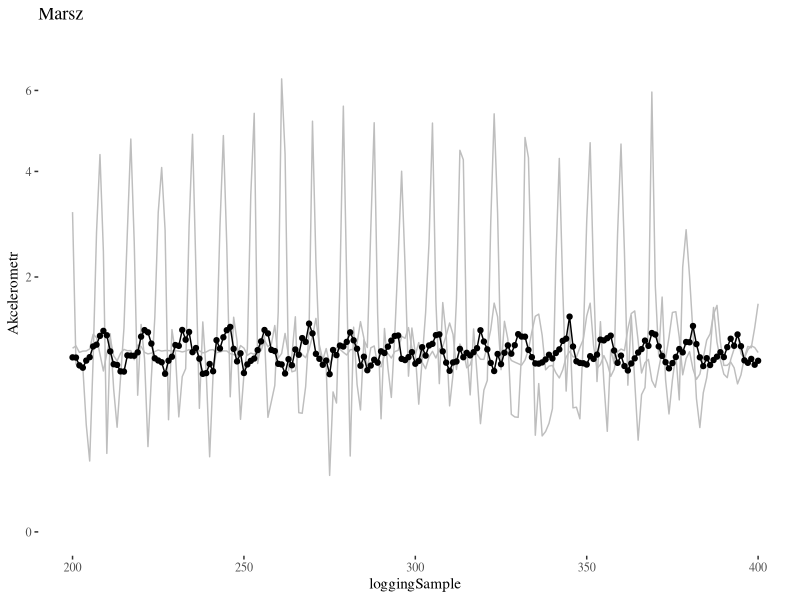
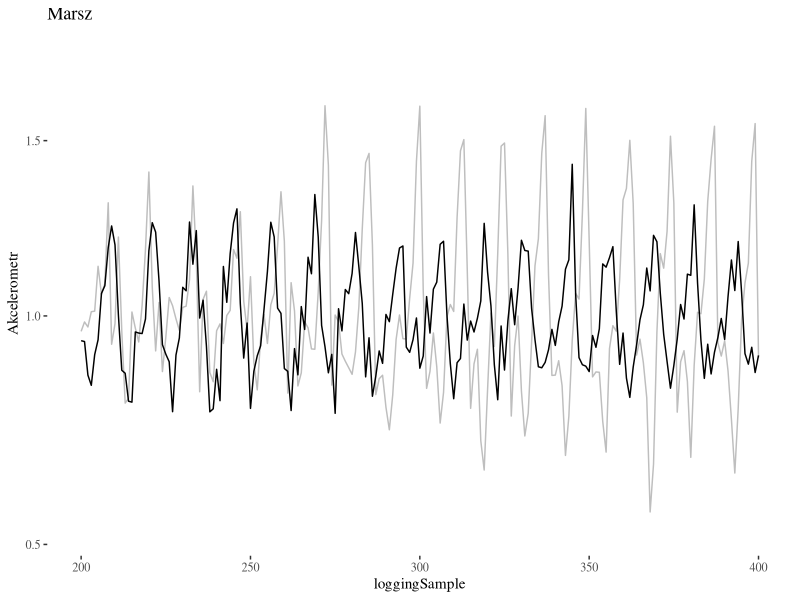
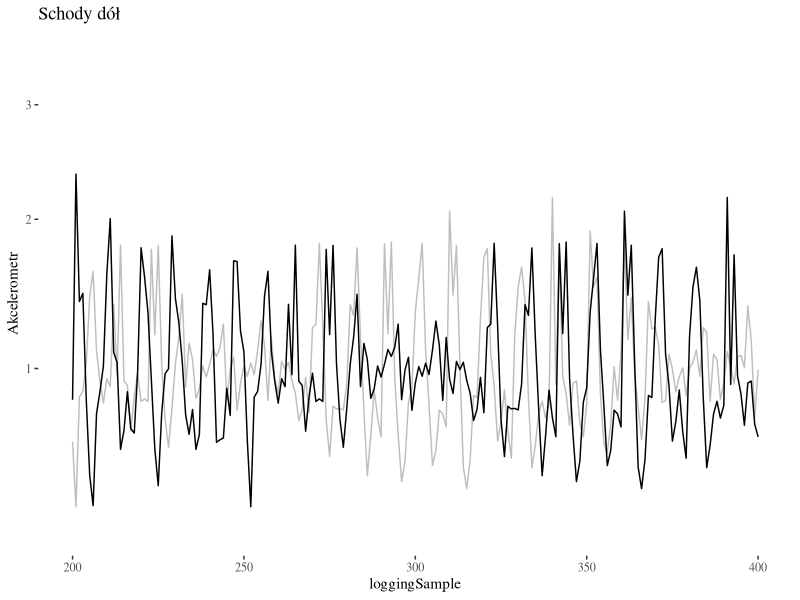
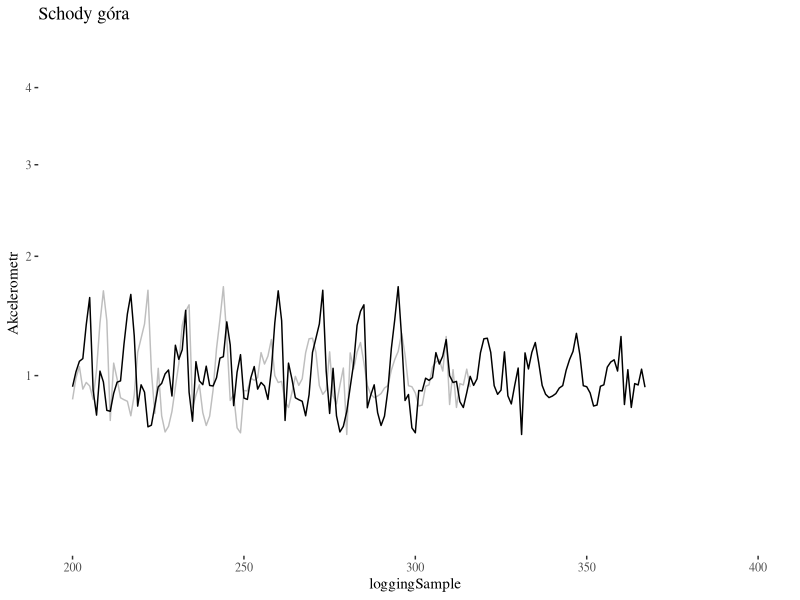
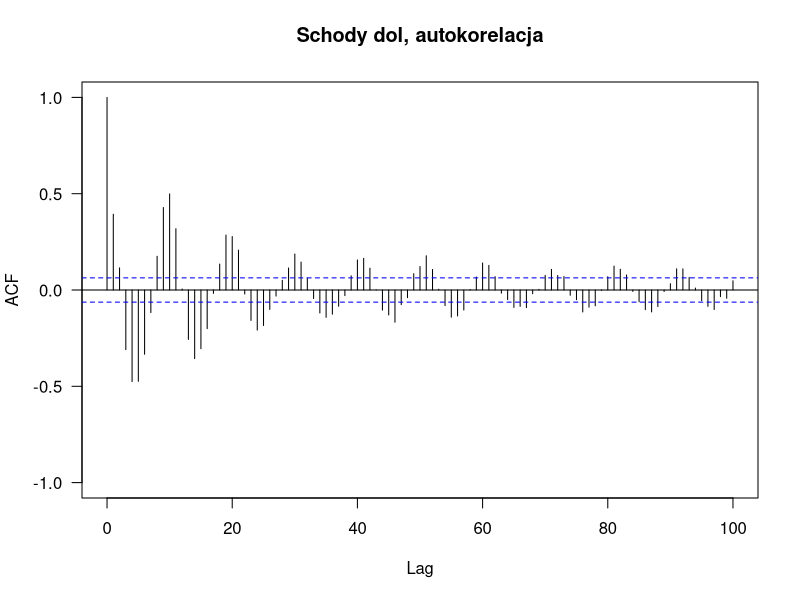
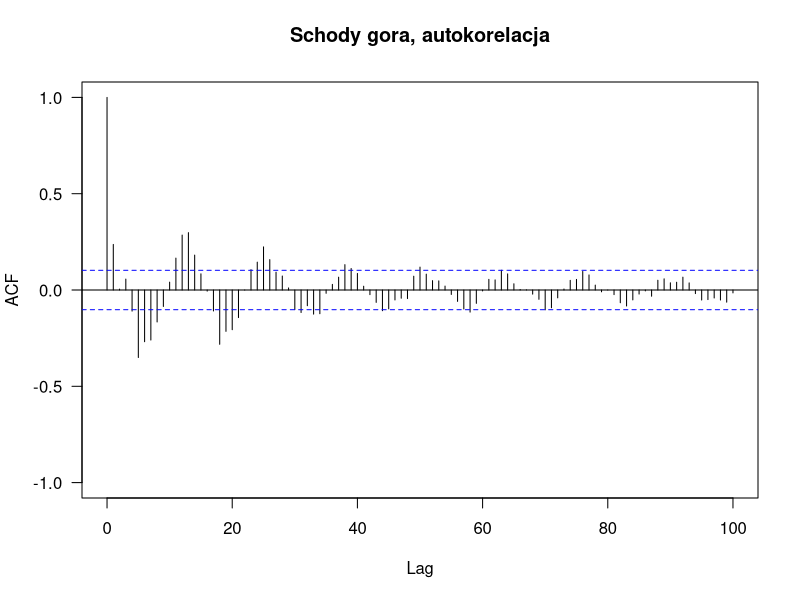
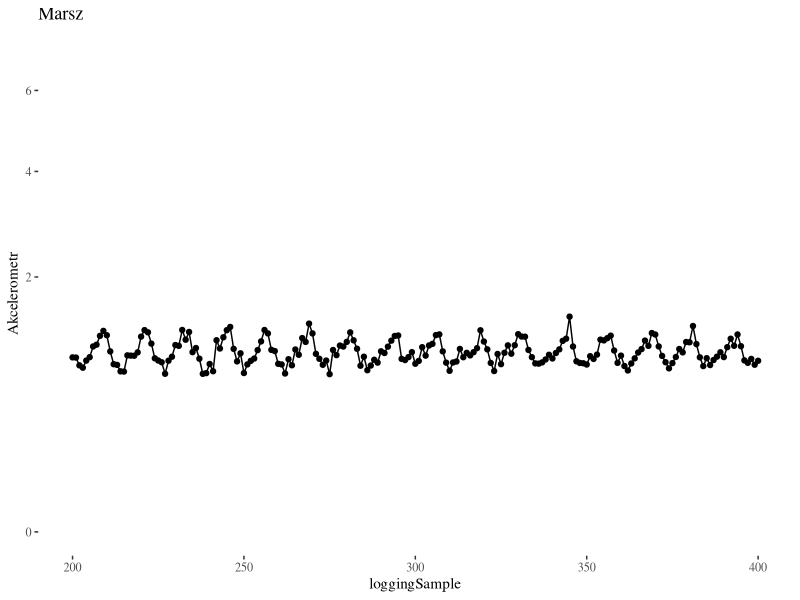
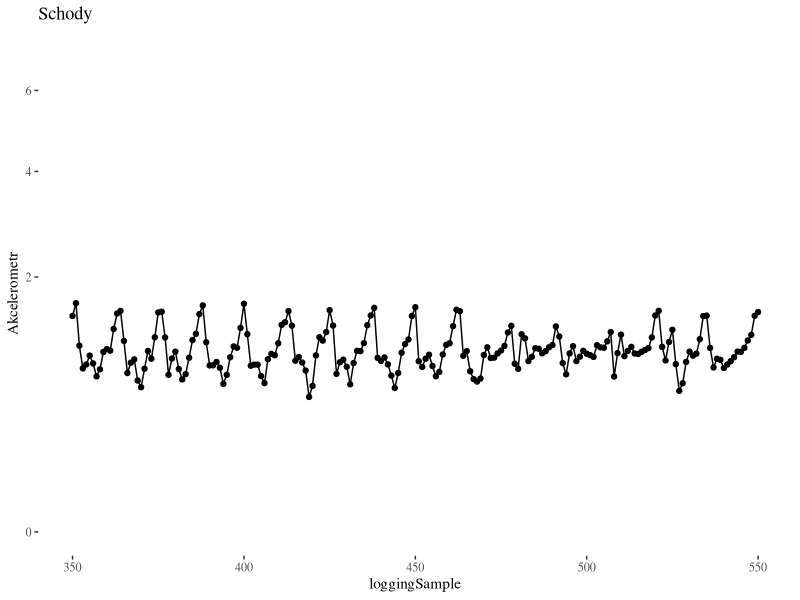

Reproduce these figures in R, in order.
setwd("~/GitHub/SmarterPoland_blog/2015/Akcelerometr/")

library(ggplot2)
library(lubridate)

read.table("2015-01-20_09-50-28.csv", h=T, sep=",") -> marsz
read.table("2015-01-26_12-32-02.csv", h=T, sep=",") -> schody
read.table("2015-01-26_20-43-38.csv", h=T, sep=",") -> skoki

read.table("2015-02-02_11-33-40.csv", h=T, sep=",") -> schody_dol
read.table("2015-02-02_12-04-34.csv", h=T, sep=",") -> schody_gora

marsz$loggingTime <- ymd_hms(marsz$loggingTime)
schody$loggingTime <- ymd_hms(schody$loggingTime)
skoki$loggingTime <- ymd_hms(skoki$loggingTime)
schody_dol$loggingTime <- ymd_hms(schody_dol$loggingTime)
schody_gora$loggingTime <- ymd_hms(schody_gora$loggingTime)


marsz2 <- with(marsz, 
               sqrt(accelerometerAccelerationX^2 + accelerometerAccelerationY^2 +accelerometerAccelerationZ^2))
schody2 <- with(schody, 
               sqrt(accelerometerAccelerationX^2 + accelerometerAccelerationY^2 +accelerometerAccelerationZ^2))
skoki2 <- with(skoki, 
               sqrt(accelerometerAccelerationX^2 + accelerometerAccelerationY^2 +accelerometerAccelerationZ^2))
schody_dol2 <- with(schody_dol, 
                    sqrt(accelerometerAccelerationX^2 + accelerometerAccelerationY^2 +accelerometerAccelerationZ^2))
schody_gora2 <- with(schody_gora, 
                    sqrt(accelerometerAccelerationX^2 + accelerometerAccelerationY^2 +accelerometerAccelerationZ^2))

library(ggthemes)

g1 <- ggplot(marsz, aes(x=loggingSample, y=marsz2)) +
  geom_line() + geom_point() + xlim(200,400) + theme_tufte() + ylab("Akcelerometr") + ggtitle("Marsz")+ scale_y_continuous(trans="sqrt", limits=c(0,7))

ggplot(marsz, aes(x=loggingSample, y=marsz2)) +
  geom_line(data=skoki, aes(y=skoki2), col="grey") + 
  geom_line(data=schody, aes(y=schody2), col="grey")+
  geom_line() + geom_point() + xlim(200,400) + theme_tufte() + ylab("Akcelerometr") + ggtitle("Marsz")+ scale_y_continuous(trans="sqrt", limits=c(0,7)) 

ggplot(marsz, aes(x=loggingSample, y=marsz2)) +
  geom_line(data=schody, aes(x=loggingSample-51, y=schody2), col="grey")+
  geom_line() + xlim(200,400) + theme_tufte() + ylab("Akcelerometr") + ggtitle("Marsz")+ scale_y_continuous(trans="sqrt") 

ggplot(schody_dol, aes(x=loggingSample, y=schody_dol2)) +
  geom_line(data=schody_dol, aes(x=loggingSample-51, y=schody_dol2), col="grey")+
  geom_line() + xlim(200,400) + theme_tufte() + ylab("Akcelerometr") + ggtitle("Schody dół")+ scale_y_continuous(trans="sqrt") 

ggplot(schody_gora, aes(x=loggingSample, y=schody_gora2)) +
  geom_line(data=schody_gora, aes(x=loggingSample-51, y=schody_gora2), col="grey")+
  geom_line() + xlim(200,400) + theme_tufte() + ylab("Akcelerometr") + ggtitle("Schody góra")+ scale_y_continuous(trans="sqrt") 


g2 <- ggplot(schody, aes(x=loggingSample, y=schody2)) +
  geom_line() + geom_point() + xlim(350,550) + theme_tufte() + ylab("Akcelerometr") + ggtitle("Schody")+ scale_y_continuous(trans="sqrt", limits=c(0,7))
g3 <- ggplot(skoki, aes(x=loggingSample, y=skoki2)) +
  geom_line() + geom_point() + xlim(150,350) + theme_tufte() + ylab("Akcelerometr") + ggtitle("Skoki")+ scale_y_continuous(trans="sqrt", limits=c(0,7))
g4 <- ggplot(schody_dol, aes(x=loggingSample, y=schody_dol2)) +
  geom_line() + geom_point() + xlim(150,350) + theme_tufte() + ylab("Akcelerometr") + ggtitle("Schody dol")+ scale_y_continuous(trans="sqrt", limits=c(0,7))
g5 <- ggplot(schody_gora, aes(x=loggingSample, y=schody_gora2)) +
  geom_line() + geom_point() + xlim(150,350) + theme_tufte() + ylab("Akcelerometr") + ggtitle("Schody gora")+ scale_y_continuous(trans="sqrt", limits=c(0,7))

ggsave("marsz.png", g1, width = 10, height = 7)
ggsave("schody.png", g2, width = 10, height = 7)
ggsave("skoki.png", g3, width = 10, height = 7)

png("ACFmarsz.png", 700, 400)
acf(marsz2, lag.max = 100, ylim=c(-1,1), las=1, main="Marsz, autokorelacja")
dev.off()
png("ACFschody.png", 700, 400)
acf(schody2, lag.max = 100, ylim=c(-1,1), las=1, main="Schody, autokorelacja")
dev.off()
png("ACFskoki.png", 700, 400)
acf(skoki2, lag.max = 100, ylim=c(-1,1), las=1, main="Skoki, autokorelacja")
dev.off()

acf(schody_dol2, lag.max = 100, ylim=c(-1,1), las=1, main="Schody dol, autokorelacja")
acf(schody_gora2, lag.max = 100, ylim=c(-1,1), las=1, main="Schody gora, autokorelacja")
